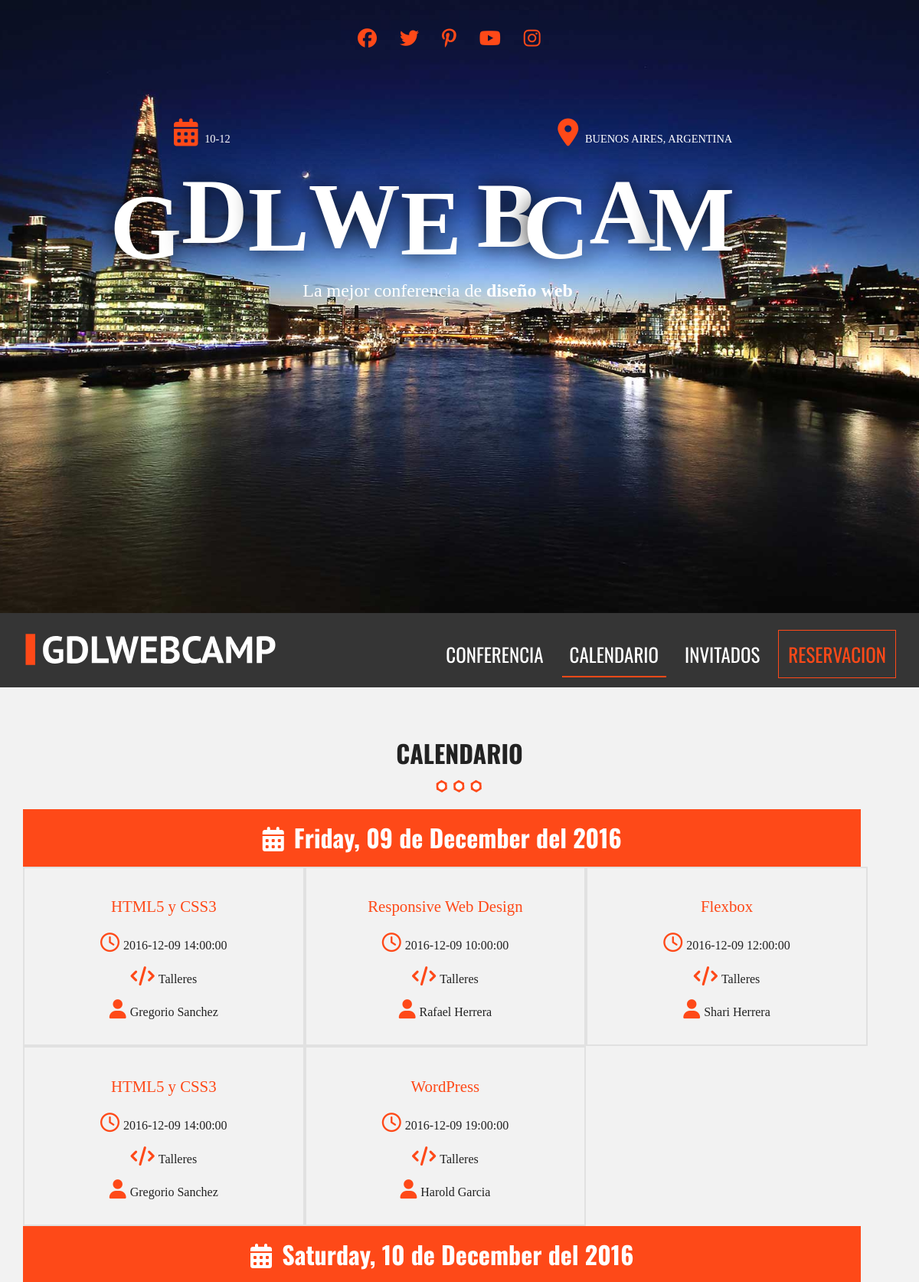
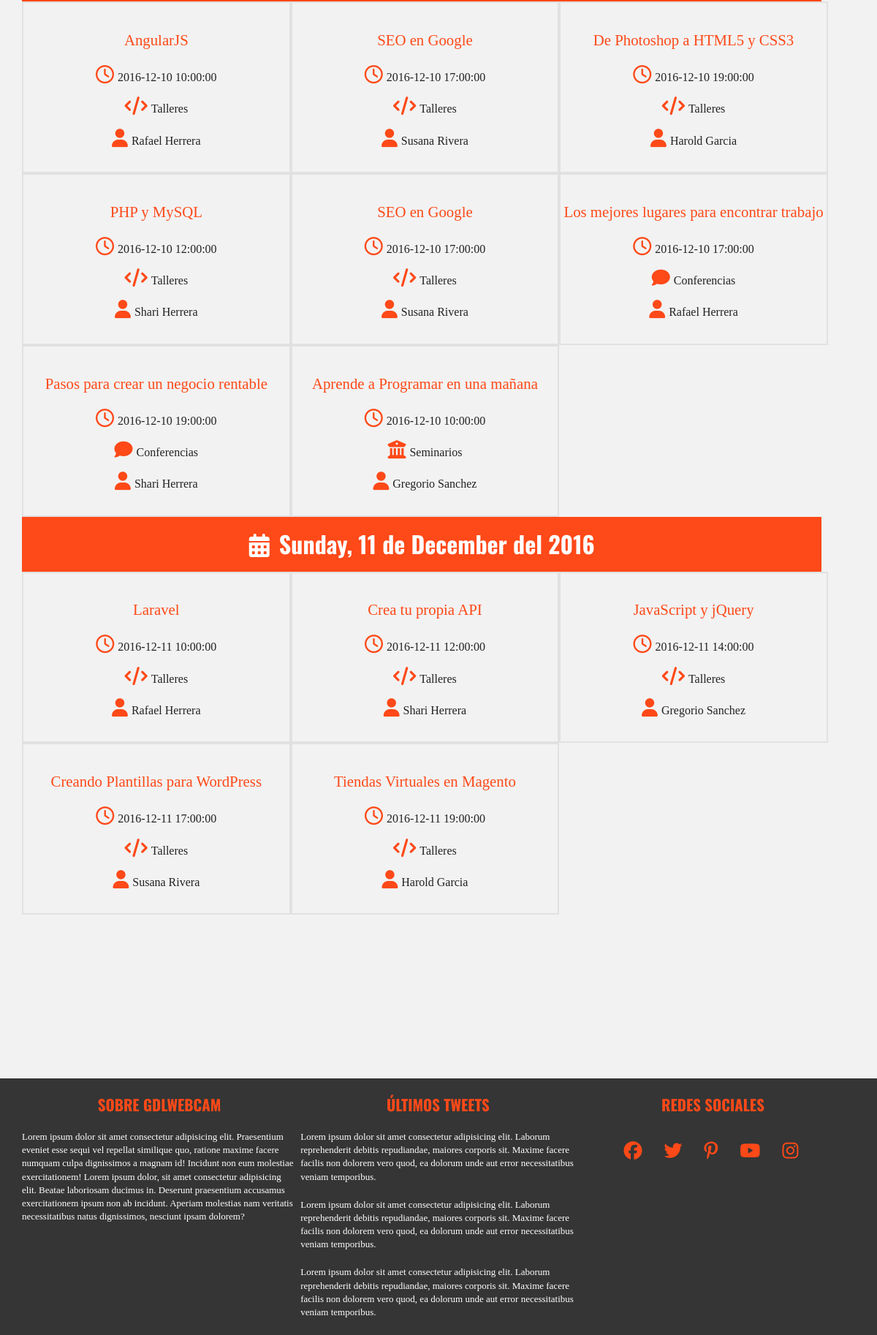
Page /calendario.php (upper part) on the committed database (2 pictures, top to bottom).
### tables this page shows
CREATE TABLE `eventos` (
  `evento_id` tinyint(10) NOT NULL,
  `nombre_evento` varchar(100) NOT NULL,
  `fecha_evento` date NOT NULL,
  `hora_evento` time NOT NULL,
  `id_cat_evento` tinyint(10) NOT NULL,
  `id_inv` tinyint(10) NOT NULL,
  `clave` varchar(30) NOT NULL
);

CREATE TABLE `categoria_evento` (
  `cat_id` tinyint(10) NOT NULL,
  `nombre_event` varchar(50) NOT NULL,
  `icono` varchar(50) NOT NULL
);

### calendario.php (the view, shortened to what this page needs)
<?php include_once 'includes/templates/header.php'; ?>
<?php
try {
    require_once('includes/funciones/db_conect.php');
    $sql = " SELECT evento_id, nombre_evento, fecha_evento, hora_evento, nombre_event, icono , nombre_invitado, apellido_invitado ";
    $sql .= " FROM eventos ";
    $sql .= " INNER JOIN categoria_evento ";
    $sql .= " ON eventos.id_cat_evento = categoria_evento.cat_id ";
    $sql .= " INNER JOIN invitados ";
    $sql .= " ON eventos.id_inv = invitados.invitado_id ";
    $sql .= " ORDER BY evento_id ";
    $resultado = $conn->query($sql);
} catch (\Exception $e) {
    echo $e->getMessage();
}
?>
<section class="seccion contenedor">
    <h2>Calendario</h2>
    <div class="img-center">
        <img src="./img/separador.png" alt="">
    </div>
    <?php
    $calendario = array();
    while ($eventos = $resultado->fetch_assoc()) {
        $fechas = $eventos['fecha_evento'];
        $evento = array(
            'titulo' => $eventos['nombre_evento'],
            'fecha' => $eventos['fecha_evento'],
            'hora' => $eventos['hora_evento'],
            'categoria' => $eventos['nombre_event'],
            'icono' => 'fa' . ' ' . $eventos['icono'],
            'invitado' => $eventos['nombre_invitado'] . " " . $eventos['apellido_invitado']
        );
        $calendario[$fechas][] = $evento;
    }
    foreach ($calendario as $dia => $lista_evento) { ?>
        <div class="calendarios">
            <h3 class="contenedor">
                <i class="fa fa-calendar"></i>
                <?php
                echo strftime("%A, %d de %B del %Y", strtotime($dia));
                ?>
            </h3>
            <?php foreach ($lista_evento as $evento) { ?>
                <div class="dia">
                    <p class="titulo"><?php echo $evento['titulo'] ?></p>
                    <p class="hora"><i class="fa fa-clock-o"></i><?php echo $evento['fecha'] . " " . $evento['hora']; ?></p>
                    <p class=""><i class="<?php echo $evento['icono']; ?>"></i><?php echo $evento['categoria']; ?></p>
                    <p><i class="fa fa-user"></i><?php echo $evento['invitado']; ?></p>
                </div>
            <?php } ?>
        </div>
    <?php } ?>
</section>
<?php include_once 'includes/templates/footer.php'; ?>

### css/main.css (style rules this page uses)
html { color: #222; font-size: 1em; line-height: 1.4; }
audio, canvas, iframe, img, svg, video { vertical-align: middle; }
body { background-color: #f2f2f2; }
h2 { text-align: center; font-size: 2rem; text-transform: uppercase; margin: 0; font-family: 'Oswald', sans-serif; }
h3 { text-align: center; color: #fe4918 ; font-size: 2rem; font-family: 'Oswald', sans-serif }
i { padding-right: 5px; font-size: 25px; color: #fe4918; }
.seccion { padding: 4rem 0; }
.contenedor { width: 95%; margin: 0 auto; max-width: 1200px; }
.img-center { text-align: center; margin: 5px 0 15px 0; }
.calendarios { display: flex; flex-wrap: wrap; width: 100%; }
.calendarios h3 { width: 96%; color: white; background-color: #fe4918; margin: 0; padding: 15px 0; }
.calendarios h3 i { color: white; font-size: 2rem; }
.dia { width: 100%; border: 2px solid #e1e1e1; }
@media (min-width: 480px) { .dia { flex: 0 0 calc(50% - 1rem); padding: 15px 0; } }
@media (min-width: 768px) { .dia { flex: 0 0 calc(33.3% - 1rem); } }
.dia .titulo { color: #fe4918; font-size: 1.3em; }
.dia p { text-align: center; font-size: 1em; }

### rows in the picture
eventos: nombre_evento "Responsive Web Design", fecha_evento "2016-12-09", hora_evento "10:00:00", id_cat_evento.nombre_event "Talleres", invitado "Rafael Herrera"
eventos: nombre_evento "Flexbox", fecha_evento "2016-12-09", hora_evento "12:00:00", id_cat_evento.nombre_event "Talleres", invitado "Shari Herrera"
eventos: nombre_evento "WordPress", fecha_evento "2016-12-09", hora_evento "19:00:00", id_cat_evento.nombre_event "Talleres", invitado "Harold Garcia"
eventos: nombre_evento "AngularJS", fecha_evento "2016-12-10", hora_evento "10:00:00", id_cat_evento.nombre_event "Talleres", invitado "Rafael Herrera"
eventos: nombre_evento "De Photoshop a HTML5 y CSS3", fecha_evento "2016-12-10", hora_evento "19:00:00", id_cat_evento.nombre_event "Talleres", invitado "Harold Garcia"
eventos: nombre_evento "PHP y MySQL", fecha_evento "2016-12-10", hora_evento "12:00:00", id_cat_evento.nombre_event "Talleres", invitado "Shari Herrera"
eventos: nombre_evento "Los mejores lugares para encontrar trabajo", fecha_evento "2016-12-10", hora_evento "17:00:00", id_cat_evento.nombre_event "Conferencias", invitado "Rafael Herrera"
eventos: nombre_evento "Pasos para crear un negocio rentable", fecha_evento "2016-12-10", hora_evento "19:00:00", id_cat_evento.nombre_event "Conferencias", invitado "Shari Herrera"
eventos: nombre_evento "Aprende a Programar en una mañana", fecha_evento "2016-12-10", hora_evento "10:00:00", id_cat_evento.nombre_event "Seminarios", invitado "Gregorio Sanchez"
eventos: nombre_evento "Laravel", fecha_evento "2016-12-11", hora_evento "10:00:00", id_cat_evento.nombre_event "Talleres", invitado "Rafael Herrera"
eventos: nombre_evento "Crea tu propia API", fecha_evento "2016-12-11", hora_evento "12:00:00", id_cat_evento.nombre_event "Talleres", invitado "Shari Herrera"
eventos: nombre_evento "JavaScript y jQuery", fecha_evento "2016-12-11", hora_evento "14:00:00", id_cat_evento.nombre_event "Talleres", invitado "Gregorio Sanchez"
eventos: nombre_evento "Creando Plantillas para WordPress", fecha_evento "2016-12-11", hora_evento "17:00:00", id_cat_evento.nombre_event "Talleres", invitado "Susana Rivera"
eventos: nombre_evento "Tiendas Virtuales en Magento", fecha_evento "2016-12-11", hora_evento "19:00:00", id_cat_evento.nombre_event "Talleres", invitado "Harold Garcia"

### other values in the picture
strftime("%A, %d de %B del %Y", strtotime($dia)) "Friday, 09 de December del 2016"
$evento['titulo'] "HTML5 y CSS3"
$evento['fecha'] "2016-12-09"
$evento['hora'] "14:00:00"
$evento['categoria'] "Talleres"
$evento['invitado'] "Gregorio Sanchez"
strftime("%A, %d de %B del %Y", strtotime($dia)) "Saturday, 10 de December del 2016"
$evento['titulo'] "SEO en Google"
$evento['fecha'] "2016-12-10"
$evento['hora'] "17:00:00"
$evento['invitado'] "Susana Rivera"
strftime("%A, %d de %B del %Y", strtotime($dia)) "Sunday, 11 de December del 2016"
